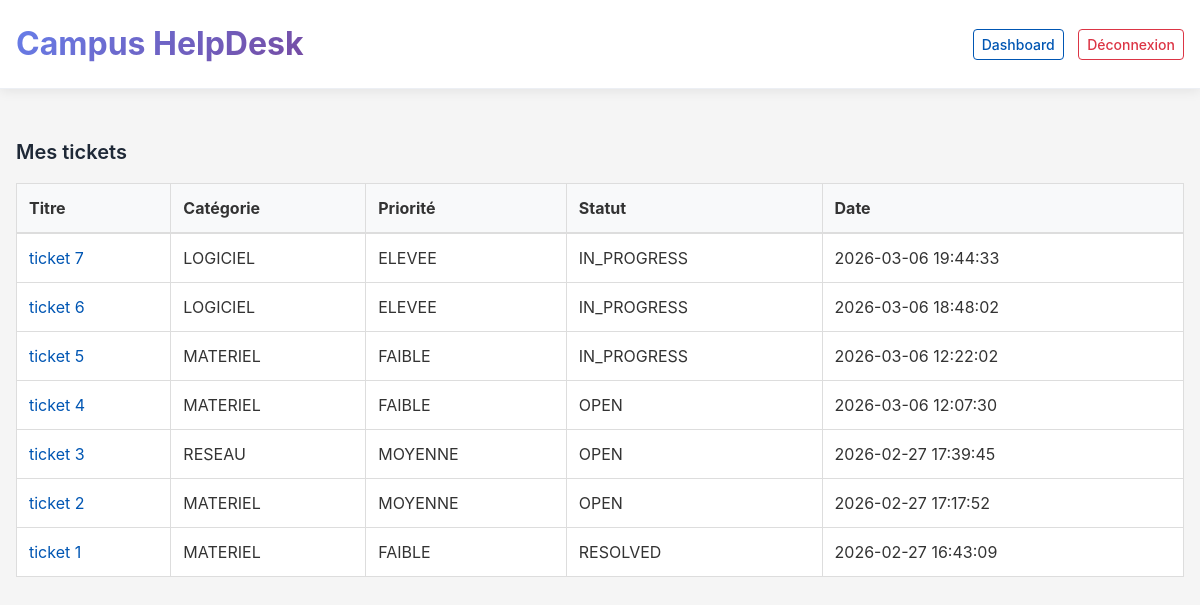
The app's page /index.php?route=tickets (signed in) with its own data.
### tables this page shows
CREATE TABLE `tickets` (
  `id` int(11) NOT NULL,
  `titre` varchar(150) NOT NULL,
  `description` text NOT NULL,
  `categorie` varchar(50) NOT NULL,
  `priorite` enum('FAIBLE','MOYENNE','ELEVEE') NOT NULL,
  `statut` enum('OPEN','IN_PROGRESS','RESOLVED','CLOSED') NOT NULL DEFAULT 'OPEN',
  `auteur_id` int(11) NOT NULL,
  `technicien_id` int(11) DEFAULT NULL,
  `created_at` datetime DEFAULT CURRENT_TIMESTAMP,
  `updated_at` datetime DEFAULT NULL
);

### app/core/View.php (called while the page is built, shortened)
<?php
final class View {
  public static function render(string $view, array $data = []){
    require __DIR__ . "/../views/layouts/main.php";
  }
}

### app/controllers/TicketController.php (called while the page is built, shortened)
<?php
require_once __DIR__ . '/../core/View.php';
require_once __DIR__ . '/../models/TicketModel.php';
final class TicketController {
  public function index() {
    $user = Auth::user();
    $ticketModel = new TicketModel();
    $statut = isset($_GET['statut']) ? $_GET['statut'] : null;
    $priorite = isset($_GET['priorite']) ? $_GET['priorite'] : null;
    if ($user['role'] === 'ETUDIANT') {
        $tickets = $ticketModel->findByAuteur($user['id']);
    } elseif ($user['role'] === 'TECH') {
        $tickets = $ticketModel->findAll($statut, $priorite);
    } else {
        $tickets = $ticketModel->findAll();
    }
    View::render('tickets/list', [
        'title' => 'Liste des tickets',
        'tickets' => $tickets,
        'user' => $user,
        'statut' => $statut ? $statut : '',
        'priorite' => $priorite ? $priorite : ''
    ]);
}
}

### index.php (called while the page is built, shortened)
<?php
$route = isset($_GET['route']) ? $_GET['route'] : '';
Router::dispatch($route);

### app/core/Database.php (called while the page is built, shortened)
<?php
final class Database {
  private static $pdo = null;
  public static function pdo(){
    if (self::$pdo === null) {
      $dsn = "mysql:host=127.0.0.1;dbname=campus_helpdesk;charset=utf8mb4";
      self::$pdo = new PDO($dsn, "root", "root", [
        PDO::ATTR_ERRMODE => PDO::ERRMODE_EXCEPTION,
        PDO::ATTR_DEFAULT_FETCH_MODE => PDO::FETCH_ASSOC,
        PDO::ATTR_EMULATE_PREPARES => false,
      ]);
    }
    return self::$pdo;
  }
}

### app/models/TicketModel.php (called while the page is built, shortened)
<?php
require_once __DIR__ . '/../core/Database.php';
final class TicketModel {
  public function findAll($statut = null, $priorite = null) {
    $sql = "SELECT * FROM tickets WHERE 1=1";
    $params = [];
    $sql .= " ORDER BY created_at DESC";
    $stmt = Database::pdo()->prepare($sql);
    $stmt->execute($params);
    return $stmt->fetchAll();
}
}

### app/views/tickets/list.php (the view, shortened to what this page needs)
<h1 class="page-title-sm space-bottom-md">Mes tickets</h1>
<?php if (empty($tickets)): ?>
  <div class="notice notice-info">Aucun ticket pour le moment.</div>
<?php else: ?>
  <table class="data-table data-table-bordered">
    <thead>
      <tr>
        <th>Titre</th>
        <th>Catégorie</th>
        <th>Priorité</th>
        <th>Statut</th>
        <th>Date</th>
      </tr>
    </thead>
    <tbody>
      <?php foreach ($tickets as $ticket): ?>
        <tr>
          <td>
            <a href="index.php?route=ticket-show&id=<?= $ticket['id'] ?>">
            <?= htmlspecialchars($ticket['titre']) ?>
            </a>
          </td>
          <td><?= htmlspecialchars($ticket['categorie']) ?></td>
          <td><?= htmlspecialchars($ticket['priorite']) ?></td>
          <td><?= htmlspecialchars($ticket['statut']) ?></td>
          <td><?= htmlspecialchars($ticket['created_at']) ?></td>
        </tr>
      <?php endforeach; ?>
    </tbody>
  </table>
<?php endif; ?>

### public/assets/css/style.css (style rules this page uses)
* { margin: 0; padding: 0; box-sizing: border-box; }
html, body { height: 100%; }
body { font-family: -apple-system, BlinkMacSystemFont, "Segoe UI", Roboto, "Helvetica Neue", Arial, sans-serif; font-size: 1rem; line-height: 1.5; color: #333; background-color: #f5f5f5; }
h1, h2, h3, h4, h5, h6 { font-weight: 600; margin-bottom: 1rem; }
h1 { font-size: 2rem; }
a { color: #0056b3; text-decoration: none; transition: color 0.3s ease; }
.app-body { background-color: #f5f5f5; }
.page-title-sm { font-size: 1.25rem; font-weight: 600; color: #1f2937; }
.space-bottom-md { margin-bottom: 1rem; }
.data-table { width: 100%; border-collapse: collapse; background-color: #fff; margin-bottom: 1rem; }
.data-table th, .data-table td { padding: 0.75rem; border: 1px solid #ddd; text-align: left; }
.data-table thead { background-color: #f8f9fa; border-bottom: 2px solid #ddd; }
.data-table-bordered { border: 1px solid #ddd; }

### records on screen
tickets: titre "ticket 7", categorie "LOGICIEL", priorite "ELEVEE", statut "IN_PROGRESS", created_at "2026-03-06 19:44:33"
tickets: titre "ticket 6", categorie "LOGICIEL", priorite "ELEVEE", statut "IN_PROGRESS", created_at "2026-03-06 18:48:02"
tickets: titre "ticket 5", categorie "MATERIEL", priorite "FAIBLE", statut "IN_PROGRESS", created_at "2026-03-06 12:22:02"
tickets: titre "ticket 4", categorie "MATERIEL", priorite "FAIBLE", statut "OPEN", created_at "2026-03-06 12:07:30"
tickets: titre "ticket 3", categorie "RESEAU", priorite "MOYENNE", statut "OPEN", created_at "2026-02-27 17:39:45"
tickets: titre "ticket 2", categorie "MATERIEL", priorite "MOYENNE", statut "OPEN", created_at "2026-02-27 17:17:52"
tickets: titre "ticket 1", categorie "MATERIEL", priorite "FAIBLE", statut "RESOLVED", created_at "2026-02-27 16:43:09"
